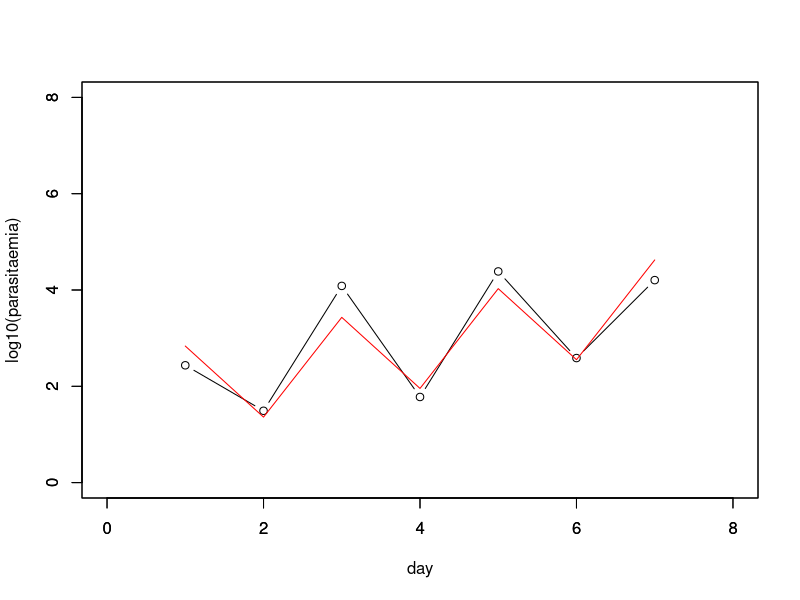

Write R code to recreate this figure.
# Ref. White NJ, Chapman D, Watt G (1992) The effects of multiplication and synchronicity 
# on the vascular distribution of parasites in falciparum malaria. Trans R Soc Trop Med Hyg 86:590-597.

#age distribution of parasites
InitAgeDistribution <- function(initN,lifecycle,mu,sigma)
{
  distr<-dnorm(1:lifecycle,mu,sigma)
  tot<-sum(distr[1:lifecycle])
  distr*initN/tot  
}

# aging
ShiftOneHour<-function(ls,pmf)
{
  n<-length(ls)
  c(ls[n]*pmf,ls[1:(n-1)])
}

# for comparing with the observed
countrings<-function(lst){
  MaxAge<-26   #maximum age that can be observed
  sum(lst[1:MaxAge])
}

## NJW model main function
NJW7<-function(par){
  
 initn <- par[1]
  mu <- par[2]
  sig <- par[3]
  pmf <- par[4]
  
  lc<-48
  runtime<-240
    
  biglst<-matrix(0,nrow=runtime,ncol=lc)
  
  lst <- InitAgeDistribution(initn,lc,mu,sig)
  
  biglst[1,]<-lst
  i=2
  while(i <= runtime)
  {
    lst<-ShiftOneHour(lst,pmf)
    biglst[i,]<-lst
    i<-i+1   
  }
  
  tmp<-data.frame(time=seq(1,runtime),log10=log10(apply(biglst,1,countrings)))[seq(1,7)*24,]
  data.frame(day=seq(1,7),log10=tmp$log10)  
}

## Note: data is in day but NJWout is in hour
# asex in data must be in log10 scale
# Log Likelihood
LL1<-function(data,NJWout,X){
  den<-log(dnorm(data[,2]-NJWout[,2],mean=X,sd=1))
  sum(den)
}

LL2<-function(data,NJWout,X){
  den<-0
  for(i in 1:7){
    den<-den+log(dnorm(NJWout[i,2],mean=data[i,2],sd=X)) 
  }
  den
}

#for using with optim
LLNJW<-function(x){  
  initn<-x[1]
  mu<-x[2]
  sig<-x[3]
  pmf<-x[4]
  X<-x[5]
  
    # data
    logdata<-data[,c(1,3)]  
    #model output
    njwout<-NJW7(x[1:4])    
  
    #calculate the likelihood 
    #like<-LL1(logdata,njwout,X)
    like<-LL2(logdata,njwout,X)

  #(not like in Facebook)
  like
}

#for plotting the output from NJW model and the data
ShowFits<-function(data,NJWout){
  plot(data[,c(1,3)],type="b",xlim=c(0,8),ylim=c(0,8),ylab="",xlab="")
  par(new=TRUE)
  plot(NJWout,type="l",xlim=c(0,8),ylim=c(0,8),col = "red",xlab="day",ylab="log10(parasitaemia)")
}



#########
data1<-data.frame(day=c(1,2,3,4,5,6,7),
                 asex=c(273,31,12160,60,24300,386,16040),
                  log=log10(c(273,31,12160,60,24300,386,16040)));

#par(initN, mu, sd, pmf)
data<-data1
inits<-c(10^2,10,3,7,0.1)
fits<-optim(inits,LLNJW,method=c("Nelder-Mead"),control=list("fnscale"=-1))
ShowFits(data,NJW7(fits$par))


